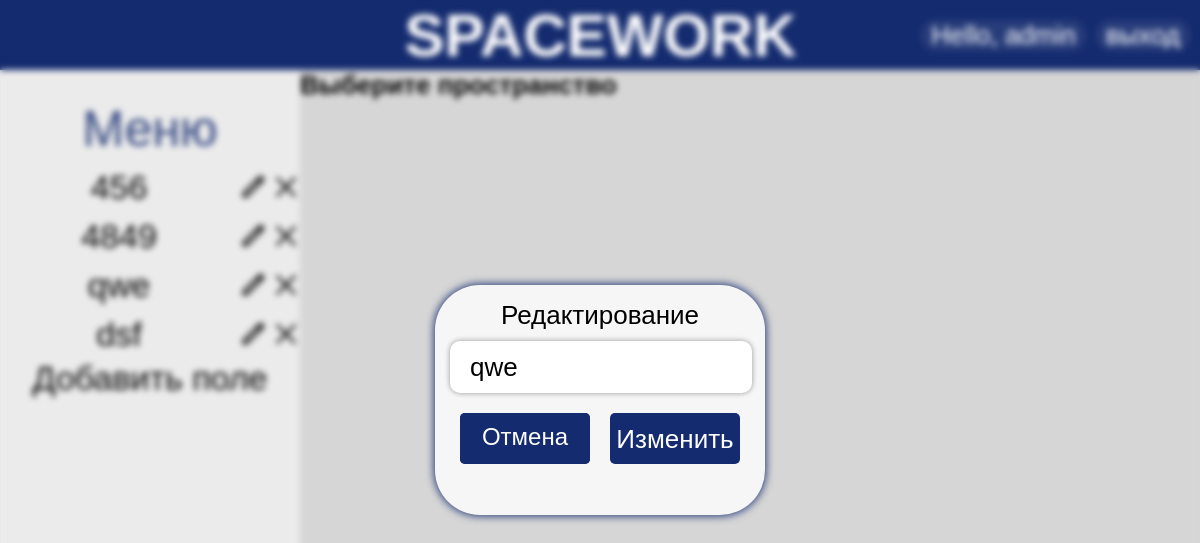
The page /edit_work_field/41 (signed in) on the database as committed earlier.
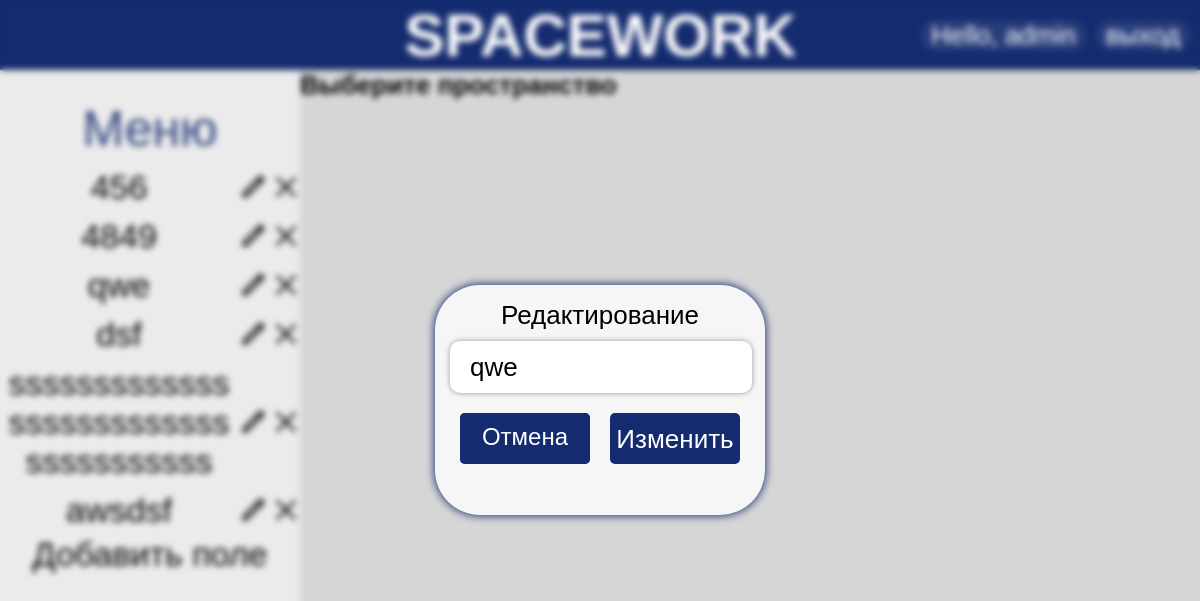
The same page on the database as committed later.
### account/models.py (models this page shows, shortened)
class WorkField(models.Model):
    user = models.ForeignKey(User, on_delete=models.CASCADE, null=True, blank=True)
    title = models.CharField(max_length=200, default="")

### account/views.py (the view, shortened to what this page needs)
# urls.py: path('edit_work_field/<int:pk>', views.editWorkFieldPage, name = 'edite_work_field'),
@login_required(login_url='login')
def editWorkFieldPage(request, pk):
    tasks = Task.objects.all()
    task_fields = TaskField.objects.all()
    work_fields = WorkField.objects.filter(user=request.user)
    work_field1 = WorkField.objects.get(id=pk)
    form = WorkFieldForm(instance=work_field1)
    context = {
        'tasks': tasks,
        'task_fields': task_fields,
        'work_fields': work_fields,
        'form': form,
    }
    return render(request, 'work_field/edite_work_field.html', context)

### account/forms.py
class WorkFieldForm(ModelForm):
    class Meta:
        model = WorkField
        fields = '__all__'

### account/templates/work_field/edite_work_field.html (shortened to what this page needs)
{% extends 'main.html' %}
{% block window %}
    <div id="edit_task_blackout">
        <form method="POST">
            <div id="edit_task_window">
                <p class="edit_task_title">Редактирование</p>
                {{ form.title }}
                <div class="case">
                    <a class="case_text" href="{% url 'main' %}">
                        <div class="cool_btn">Отмена</div>
                    </a>
                    <div class="cool_btn">
                        <input type="submit" class="case_text" value="Изменить">
                    </div>
                </div>
            </div>
        </form>
    </div>
{% endblock %}

### account/templates/main.html (shortened to what this page needs)
{% load static %}
<!DOCTYPE html>
<html lang="en">
<head>
    <link rel="stylesheet" href="{% static 'style2.css' %}?20181209">
</head>
<body>
<div class="header">
    <h1 class="logo_text">SPACEWORK</h1>
    <div class="ent_reg">
        <p class="header_btn">Hello, {{ request.user }}</p>
        <a class="header_btn" href="{% url 'logout' %}">выход</a>
    </div>
</div>
<div class="mainspace">
    <div class="menu">
        <p class="menu_name">Меню</p>
        <div class="menu_title">
            {% block nav %}
                {% for work_field in work_fields %}
                    <div class="menu_list_top">
                        <a href="{% url 'main_active' work_field.pk %}">
                            <p class="space_name">
                                {{ work_field.title }}
                            </p>
                        </a>
                        <p class="edit_btn_mini">
                            <a href="{% url 'edite_work_field' work_field.pk %}">
                                <img src="{% static 'img/edit.png' %}" width="28" height="28">
                            </a>
                        </p>
                        <p class="delete_btn_mini">
                            <a href="{% url 'delete_work_field' work_field.pk %}">
                                <img src="{% static 'img/delete_X.svg' %}" width="28" height="28">
                            </a>
                        </p>
                    </div>
                {% endfor %}
                {% block add_work_field %}
                    <a href="{% url 'add_work_field' %}">
                        <p class="add_space_btn">
                            Добавить поле
                        </p>
                    </a>
                {% endblock %}
            {% endblock %}
        </div>
    </div>
    <div class="space">
        {% block content %}
            <h1>Выберите пространство</h1>
        {% endblock %}
    </div>
</div>
{% block window %}
{% endblock %}
</body>
</html>

Rows that differ between the two databases and show on the page:
added WorkField: title "sssssssssssssssssssssssssssssssssssss"
added WorkField: title "awsdsf"
